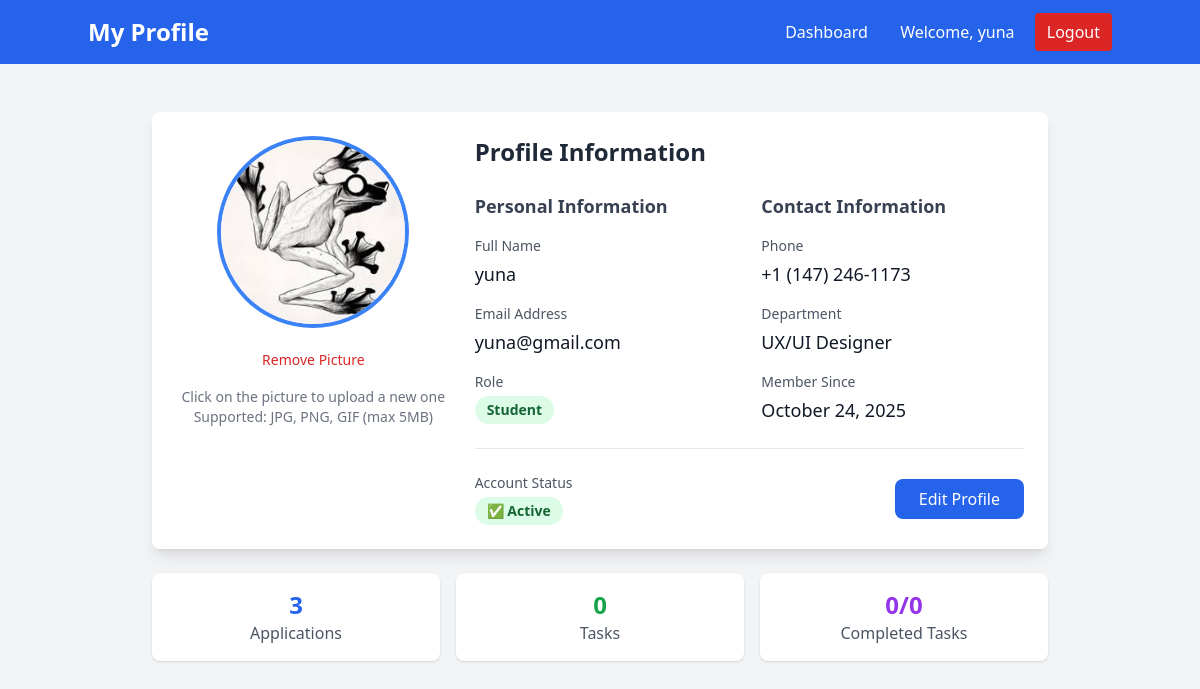
Page /profile (signed in) on the committed database.
### models.py (models this page shows)
class User(Base):
    __tablename__ = "users"
    id = Column(Integer, primary_key=True, index=True)
    email = Column(String(255), unique=True, index=True, nullable=False)
    hashed_password = Column(String(255), nullable=False)
    full_name = Column(String(255), nullable=False)
    role = Column(Enum(UserRole), nullable=False, default=UserRole.STUDENT)
    phone = Column(String(20))
    department = Column(String(255))
    profile_picture = Column(String(500), default="default_avatar.png")
    created_at = Column(DateTime(timezone=True), server_default=func.now())
    is_active = Column(Boolean, default=True)
    created_internships = relationship("Internship", back_populates="creator")
    applications = relationship("InternshipApplication", back_populates="student")
    assigned_tasks = relationship("Task", foreign_keys="Task.student_id", back_populates="student")
    assigned_by_tasks = relationship("Task", foreign_keys="Task.assigned_by", back_populates="assigner")
    student_feedback = relationship("Feedback", foreign_keys="Feedback.student_id", back_populates="student")
    mentor_feedback = relationship("Feedback", foreign_keys="Feedback.mentor_id", back_populates="mentor")

### app.py (the view)
@app.get("/profile", response_class=HTMLResponse)
async def profile_page(request: Request, db: Session = Depends(get_db)):
    try:
        user = await get_current_user_from_cookie(request, db)
        return templates.TemplateResponse("profile.html", {
            "request": request,
            "user": user
        })
    except Exception as e:
        print(f"Profile page error: {e}")
        return RedirectResponse("/login")

### templates/profile.html (shortened to what this page needs)
<!DOCTYPE html>
<html>
<head>
    <script src="https://cdn.tailwindcss.com"></script>
</head>
<body class="bg-gray-100">
    <nav class="bg-blue-600 text-white p-4">
        <div class="container mx-auto flex justify-between items-center">
            <h1 class="text-2xl font-bold">My Profile</h1>
            <div class="space-x-4">
                <a href="/dashboard" class="hover:bg-blue-700 px-3 py-2 rounded">Dashboard</a>
                <span>Welcome, {{ user.full_name }}</span>
                <a href="/logout" class="bg-red-600 hover:bg-red-700 px-3 py-2 rounded">Logout</a>
            </div>
        </div>
    </nav>
    <div class="container mx-auto mt-8 p-4">
        <div class="max-w-4xl mx-auto">
            <div class="bg-white rounded-lg shadow-lg p-6 mb-6">
                <div class="flex flex-col md:flex-row gap-6">
                    <div class="md:w-1/3 text-center">
                        <div class="relative inline-block">
                        </div>
                        <button onclick="removeProfilePicture()"
                                class="mt-4 text-red-600 hover:text-red-800 text-sm">
                            Remove Picture
                        </button>
                        <div class="mt-4 text-sm text-gray-500">
                            <p>Click on the picture to upload a new one</p>
                            <p>Supported: JPG, PNG, GIF (max 5MB)</p>
                        </div>
                    </div>
                    <div class="md:w-2/3">
                        <h2 class="text-2xl font-bold mb-6 text-gray-800">Profile Information</h2>
                        <div class="grid grid-cols-1 md:grid-cols-2 gap-6">
                            <div>
                                <h3 class="text-lg font-semibold mb-4 text-gray-700">Personal Information</h3>
                                <div class="space-y-4">
                                    <div>
                                        <label class="block text-sm font-medium text-gray-600">Full Name</label>
                                        <p class="mt-1 text-lg text-gray-900">{{ user.full_name }}</p>
                                    </div>
                                    <div>
                                        <label class="block text-sm font-medium text-gray-600">Email Address</label>
                                        <p class="mt-1 text-lg text-gray-900">{{ user.email }}</p>
                                    </div>
                                    <div>
                                        <label class="block text-sm font-medium text-gray-600">Role</label>
                                        <span class="mt-1 inline-block px-3 py-1 text-sm font-semibold rounded-full
                                            {% if user.role == 'admin' %}bg-purple-100 text-purple-800
                                            {% elif user.role == 'mentor' %}bg-blue-100 text-blue-800
                                            {% else %}bg-green-100 text-green-800{% endif %}">
                                            {{ user.role|title }}
                                        </span>
                                    </div>
                                </div>
                            </div>
                            <div>
                                <h3 class="text-lg font-semibold mb-4 text-gray-700">Contact Information</h3>
                                <div class="space-y-4">
                                    <div>
                                        <label class="block text-sm font-medium text-gray-600">Phone</label>
                                        <p class="mt-1 text-lg text-gray-900">
                                            {% if user.phone %}
                                                {{ user.phone }}
                                            {% else %}
                                                <span class="text-gray-400">Not provided</span>
                                            {% endif %}
                                        </p>
                                    </div>
                                    <div>
                                        <label class="block text-sm font-medium text-gray-600">Department</label>
                                        <p class="mt-1 text-lg text-gray-900">
                                            {% if user.department %}
                                                {{ user.department }}
                                            {% else %}
                                                <span class="text-gray-400">Not provided</span>
                                            {% endif %}
                                        </p>
                                    </div>
                                    <div>
                                        <label class="block text-sm font-medium text-gray-600">Member Since</label>
                                        <p class="mt-1 text-lg text-gray-900">
                                            {{ user.created_at.strftime('%B %d, %Y') }}
                                        </p>
                                    </div>
                                </div>
                            </div>
                        </div>
                        <div class="mt-6 pt-6 border-t border-gray-200">
                            <div class="flex items-center justify-between">
                                <div>
                                    <label class="block text-sm font-medium text-gray-600">Account Status</label>
                                    <span class="mt-1 inline-flex items-center px-3 py-1 rounded-full text-sm font-semibold
                                        {% if user.is_active %}bg-green-100 text-green-800
                                        {% else %}bg-red-100 text-red-800{% endif %}">
                                        {% if user.is_active %}
                                            ✅ Active
                                        {% else %}
                                            ❌ Inactive
                                        {% endif %}
                                    </span>
                                </div>
                                <button onclick="editProfile()"
                                        class="bg-blue-600 text-white px-6 py-2 rounded-lg hover:bg-blue-700 transition">
                                    Edit Profile
                                </button>
                            </div>
                        </div>
                    </div>
                </div>
            </div>
            {% if user.role == 'student' %}
            <div class="grid grid-cols-1 md:grid-cols-3 gap-4 mb-6">
                <div class="bg-white p-4 rounded-lg shadow text-center">
                    <div class="text-2xl font-bold text-blue-600">{{ user.applications|length if user.applications else 0 }}</div>
                    <div class="text-gray-600">Applications</div>
                </div>
                <div class="bg-white p-4 rounded-lg shadow text-center">
                    <div class="text-2xl font-bold text-green-600">{{ user.tasks|length if user.tasks else 0 }}</div>
                    <div class="text-gray-600">Tasks</div>
                </div>
                <div class="bg-white p-4 rounded-lg shadow text-center">
                    <div class="text-2xl font-bold text-purple-600">
                        {% set completed_tasks = user.tasks|selectattr('status', 'equalto', 'completed')|list if user.tasks else [] %}
                        {{ completed_tasks|length }}/{{ user.tasks|length if user.tasks else 0 }}
                    </div>
                    <div class="text-gray-600">Completed Tasks</div>
                </div>
            </div>
            {% endif %}
        </div>
    </div>
</body>
</html>

### rows in the picture
User: full_name "yuna", email "yuna@gmail.com", role "Student", phone "+1 (147) 246-1173", department "UX/UI Designer", created_at "October 24, 2025"

### other values in the picture
{{ user.applications|length if user.applications else 0 }} "3"
{{ user.tasks|length if user.tasks else 0 }} "0"
{{ completed_tasks|length }} "0"
